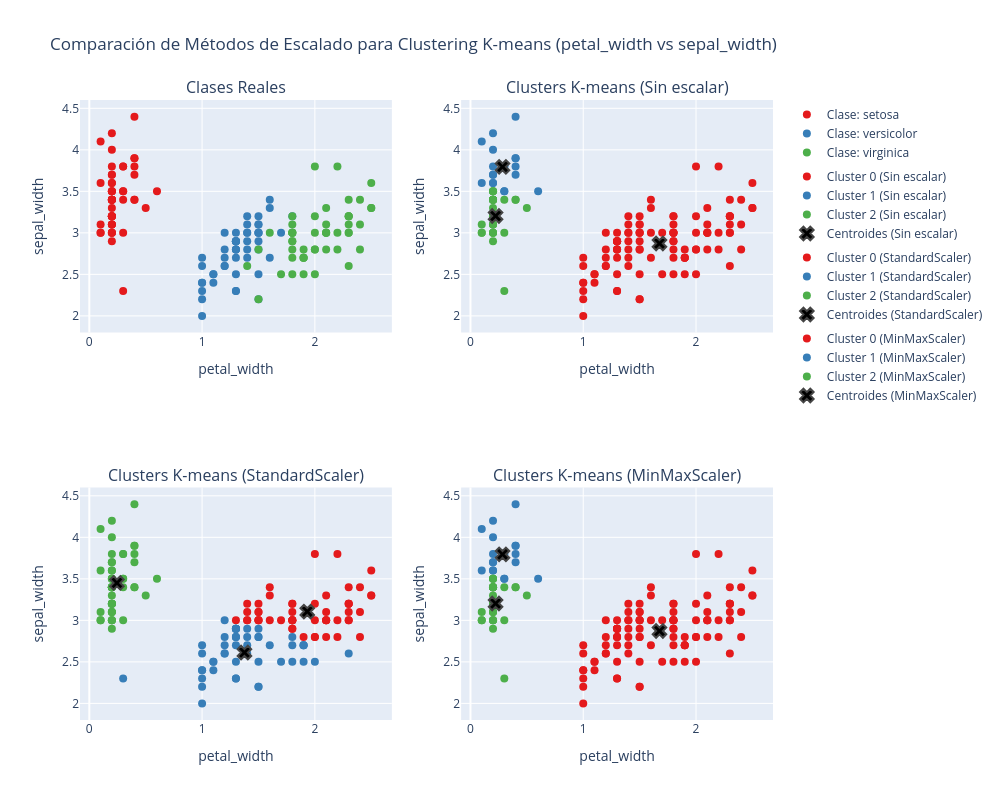

The code cell stored with this chart in its notebook:
### Code cell
# Ejemplo usando el dataset Iris
fig = comparar_clustering_escalado(
    df=df_iris_preprocessed,
    columna_x='petal_width',
    columna_y='sepal_width',
    columna_clase='clase',
    n_clusters=3,
    random_state=42,
    mostrar_escalado=False
)
fig.show()

### Figure 1 — Plotly figure (JSON) as saved in the notebook; plotly's stock layout.template omitted (floating-point values rounded to 4 significant figures)
{"data": [{"legendgroup": "clases", "marker": {"color": "#e41a1c", "size": 8}, "mode": "markers", "name": "Clase: setosa", "showlegend": true, "type": "scatter", "x": [0.2, 0.2, 0.2, 0.2, 0.2, 0.4, 0.3, 0.2, 0.2, 0.1, 0.2, 0.2, 0.1, 0.1, 0.2, 0.4, 0.4, 0.3, 0.3, 0.3, 0.2, 0.4, 0.2, 0.5, 0.2, 0.2, 0.4, 0.2, 0.2, 0.2, 0.2, 0.4, 0.1, 0.2, 0.2, 0.2, 0.2, 0.1, 0.2, 0.2, 0.3, 0.3, 0.2, 0.6, 0.4, 0.3, 0.2, 0.2, 0.2, 0.2], "xaxis": "x", "y": [3.5, 3.0, 3.2, 3.1, 3.6, 3.9, 3.4, 3.4, 2.9, 3.1, 3.7, 3.4, 3.0, 3.0, 4.0, 4.4, 3.9, 3.5, 3.8, 3.8, 3.4, 3.7, 3.6, 3.3, 3.4, 3.0, 3.4, 3.5, 3.4, 3.2, 3.1, 3.4, 4.1, 4.2, 3.1, 3.2, 3.5, 3.6, 3.0, 3.4, 3.5, 2.3, 3.2, 3.5, 3.8, 3.0, 3.8, 3.2, 3.7, 3.3], "yaxis": "y"}, {"legendgroup": "clases", "marker": {"color": "#377eb8", "size": 8}, "mode": "markers", "name": "Clase: versicolor", "showlegend": true, "type": "scatter", "x": [1.4, 1.5, 1.5, 1.3, 1.5, 1.3, 1.6, 1.0, 1.3, 1.4, 1.0, 1.5, 1.0, 1.4, 1.3, 1.4, 1.5, 1.0, 1.5, 1.1, 1.8, 1.3, 1.5, 1.2, 1.3, 1.4, 1.4, 1.7, 1.5, 1.0, 1.1, 1.0, 1.2, 1.6, 1.5, 1.6, 1.5, 1.3, 1.3, 1.3, 1.2, 1.4, 1.2, 1.0, 1.3, 1.2, 1.3, 1.3, 1.1, 1.3], "xaxis": "x", "y": [3.2, 3.2, 3.1, 2.3, 2.8, 2.8, 3.3, 2.4, 2.9, 2.7, 2.0, 3.0, 2.2, 2.9, 2.9, 3.1, 3.0, 2.7, 2.2, 2.5, 3.2, 2.8, 2.5, 2.8, 2.9, 3.0, 2.8, 3.0, 2.9, 2.6, 2.4, 2.4, 2.7, 2.7, 3.0, 3.4, 3.1, 2.3, 3.0, 2.5, 2.6, 3.0, 2.6, 2.3, 2.7, 3.0, 2.9, 2.9, 2.5, 2.8], "yaxis": "y"}, {"legendgroup": "clases", "marker": {"color": "#4daf4a", "size": 8}, "mode": "markers", "name": "Clase: virginica", "showlegend": true, "type": "scatter", "x": [2.5, 1.9, 2.1, 1.8, 2.2, 2.1, 1.7, 1.8, 1.8, 2.5, 2.0, 1.9, 2.1, 2.0, 2.4, 2.3, 1.8, 2.2, 2.3, 1.5, 2.3, 2.0, 2.0, 1.8, 2.1, 1.8, 1.8, 1.8, 2.1, 1.6, 1.9, 2.0, 2.2, 1.5, 1.4, 2.3, 2.4, 1.8, 1.8, 2.1, 2.4, 2.3, 1.9, 2.3, 2.5, 2.3, 1.9, 2.0, 2.3, 1.8], "xaxis": "x", "y": [3.3, 2.7, 3.0, 2.9, 3.0, 3.0, 2.5, 2.9, 2.5, 3.6, 3.2, 2.7, 3.0, 2.5, 2.8, 3.2, 3.0, 3.8, 2.6, 2.2, 3.2, 2.8, 2.8, 2.7, 3.3, 3.2, 2.8, 3.0, 2.8, 3.0, 2.8, 3.8, 2.8, 2.8, 2.6, 3.0, 3.4, 3.1, 3.0, 3.1, 3.1, 3.1, 2.7, 3.2, 3.3, 3.0, 2.5, 3.0, 3.4, 3.0], "yaxis": "y"}, {"legendgroup": "no_scaling", "marker": {"color": "#e41a1c", "size": 8}, "mode": "markers", "name": "Cluster 0 (Sin escalar)", "showlegend": true, "type": "scatter", "x": [1.4, 1.5, 1.5, 1.3, 1.5, 1.3, 1.6, 1.0, 1.3, 1.4, 1.0, 1.5, 1.0, 1.4, 1.3, 1.4, 1.5, 1.0, 1.5, 1.1, 1.8, 1.3, 1.5, 1.2, 1.3, 1.4, 1.4, 1.7, 1.5, 1.0, 1.1, 1.0, 1.2, 1.6, 1.5, 1.6, 1.5, 1.3, 1.3, 1.3, 1.2, 1.4, 1.2, 1.0, 1.3, 1.2, 1.3, 1.3, 1.1, 1.3, 2.5, 1.9, 2.1, 1.8, 2.2, 2.1, 1.7, 1.8, 1.8, 2.5, 2.0, 1.9, 2.1, 2.0, 2.4, 2.3, 1.8, 2.2, 2.3, 1.5, 2.3, 2.0, 2.0, 1.8, 2.1, 1.8, 1.8, 1.8, 2.1, 1.6, 1.9, 2.0, 2.2, 1.5, 1.4, 2.3, 2.4, 1.8, 1.8, 2.1, 2.4, 2.3, 1.9, 2.3, 2.5, 2.3, 1.9, 2.0, 2.3, 1.8], "xaxis": "x2", "y": [3.2, 3.2, 3.1, 2.3, 2.8, 2.8, 3.3, 2.4, 2.9, 2.7, 2.0, 3.0, 2.2, 2.9, 2.9, 3.1, 3.0, 2.7, 2.2, 2.5, 3.2, 2.8, 2.5, 2.8, 2.9, 3.0, 2.8, 3.0, 2.9, 2.6, 2.4, 2.4, 2.7, 2.7, 3.0, 3.4, 3.1, 2.3, 3.0, 2.5, 2.6, 3.0, 2.6, 2.3, 2.7, 3.0, 2.9, 2.9, 2.5, 2.8, 3.3, 2.7, 3.0, 2.9, 3.0, 3.0, 2.5, 2.9, 2.5, 3.6, 3.2, 2.7, 3.0, 2.5, 2.8, 3.2, 3.0, 3.8, 2.6, 2.2, 3.2, 2.8, 2.8, 2.7, 3.3, 3.2, 2.8, 3.0, 2.8, 3.0, 2.8, 3.8, 2.8, 2.8, 2.6, 3.0, 3.4, 3.1, 3.0, 3.1, 3.1, 3.1, 2.7, 3.2, 3.3, 3.0, 2.5, 3.0, 3.4, 3.0], "yaxis": "y2"}, {"legendgroup": "no_scaling", "marker": {"color": "#377eb8", "size": 8}, "mode": "markers", "name": "Cluster 1 (Sin escalar)", "showlegend": true, "type": "scatter", "x": [0.2, 0.4, 0.2, 0.2, 0.4, 0.4, 0.3, 0.3, 0.3, 0.4, 0.2, 0.1, 0.2, 0.1, 0.3, 0.6, 0.4, 0.2, 0.2], "xaxis": "x2", "y": [3.6, 3.9, 3.7, 4.0, 4.4, 3.9, 3.5, 3.8, 3.8, 3.7, 3.6, 4.1, 4.2, 3.6, 3.5, 3.5, 3.8, 3.8, 3.7], "yaxis": "y2"}, {"legendgroup": "no_scaling", "marker": {"color": "#4daf4a", "size": 8}, "mode": "markers", "name": "Cluster 2 (Sin escalar)", "showlegend": true, "type": "scatter", "x": [0.2, 0.2, 0.2, 0.2, 0.3, 0.2, 0.2, 0.1, 0.2, 0.1, 0.1, 0.2, 0.5, 0.2, 0.2, 0.4, 0.2, 0.2, 0.2, 0.2, 0.4, 0.2, 0.2, 0.2, 0.2, 0.2, 0.3, 0.2, 0.3, 0.2, 0.2], "xaxis": "x2", "y": [3.5, 3.0, 3.2, 3.1, 3.4, 3.4, 2.9, 3.1, 3.4, 3.0, 3.0, 3.4, 3.3, 3.4, 3.0, 3.4, 3.5, 3.4, 3.2, 3.1, 3.4, 3.1, 3.2, 3.5, 3.0, 3.4, 2.3, 3.2, 3.0, 3.2, 3.3], "yaxis": "y2"}, {"legendgroup": "no_scaling", "marker": {"color": "black", "line": {"width": 2}, "size": 12, "symbol": "x"}, "mode": "markers", "name": "Centroides (Sin escalar)", "showlegend": true, "type": "scatter", "x": [1.676, 0.2842, 0.2226], "xaxis": "x2", "y": [2.872, 3.795, 3.203], "yaxis": "y2"}, {"legendgroup": "std_scaling", "marker": {"color": "#e41a1c", "size": 8}, "mode": "markers", "name": "Cluster 0 (StandardScaler)", "showlegend": true, "type": "scatter", "x": [1.4, 1.5, 1.5, 1.6, 1.5, 1.4, 1.5, 1.8, 1.4, 1.7, 1.5, 1.6, 1.5, 1.3, 1.4, 2.5, 2.1, 1.8, 2.2, 2.1, 1.8, 2.5, 2.0, 2.1, 2.4, 2.3, 1.8, 2.2, 2.3, 2.0, 2.0, 2.1, 1.8, 1.8, 2.1, 1.6, 1.9, 2.0, 2.2, 2.3, 2.4, 1.8, 1.8, 2.1, 2.4, 2.3, 2.3, 2.5, 2.3, 2.0, 2.3, 1.8], "xaxis": "x3", "y": [3.2, 3.2, 3.1, 3.3, 3.0, 3.1, 3.0, 3.2, 3.0, 3.0, 3.0, 3.4, 3.1, 3.0, 3.0, 3.3, 3.0, 2.9, 3.0, 3.0, 2.9, 3.6, 3.2, 3.0, 2.8, 3.2, 3.0, 3.8, 3.2, 2.8, 2.8, 3.3, 3.2, 3.0, 2.8, 3.0, 2.8, 3.8, 2.8, 3.0, 3.4, 3.1, 3.0, 3.1, 3.1, 3.1, 3.2, 3.3, 3.0, 3.0, 3.4, 3.0], "yaxis": "y3"}, {"legendgroup": "std_scaling", "marker": {"color": "#377eb8", "size": 8}, "mode": "markers", "name": "Cluster 1 (StandardScaler)", "showlegend": true, "type": "scatter", "x": [0.3, 1.3, 1.5, 1.3, 1.0, 1.3, 1.4, 1.0, 1.0, 1.4, 1.3, 1.0, 1.5, 1.1, 1.3, 1.5, 1.2, 1.3, 1.4, 1.5, 1.0, 1.1, 1.0, 1.2, 1.6, 1.3, 1.3, 1.2, 1.2, 1.0, 1.3, 1.2, 1.3, 1.3, 1.1, 1.3, 1.9, 1.7, 1.8, 1.9, 2.0, 2.3, 1.5, 1.8, 1.8, 1.5, 1.4, 1.9, 1.9], "xaxis": "x3", "y": [2.3, 2.3, 2.8, 2.8, 2.4, 2.9, 2.7, 2.0, 2.2, 2.9, 2.9, 2.7, 2.2, 2.5, 2.8, 2.5, 2.8, 2.9, 2.8, 2.9, 2.6, 2.4, 2.4, 2.7, 2.7, 2.3, 2.5, 2.6, 2.6, 2.3, 2.7, 3.0, 2.9, 2.9, 2.5, 2.8, 2.7, 2.5, 2.5, 2.7, 2.5, 2.6, 2.2, 2.7, 2.8, 2.8, 2.6, 2.7, 2.5], "yaxis": "y3"}, {"legendgroup": "std_scaling", "marker": {"color": "#4daf4a", "size": 8}, "mode": "markers", "name": "Cluster 2 (StandardScaler)", "showlegend": true, "type": "scatter", "x": [0.2, 0.2, 0.2, 0.2, 0.2, 0.4, 0.3, 0.2, 0.2, 0.1, 0.2, 0.2, 0.1, 0.1, 0.2, 0.4, 0.4, 0.3, 0.3, 0.3, 0.2, 0.4, 0.2, 0.5, 0.2, 0.2, 0.4, 0.2, 0.2, 0.2, 0.2, 0.4, 0.1, 0.2, 0.2, 0.2, 0.2, 0.1, 0.2, 0.2, 0.3, 0.2, 0.6, 0.4, 0.3, 0.2, 0.2, 0.2, 0.2], "xaxis": "x3", "y": [3.5, 3.0, 3.2, 3.1, 3.6, 3.9, 3.4, 3.4, 2.9, 3.1, 3.7, 3.4, 3.0, 3.0, 4.0, 4.4, 3.9, 3.5, 3.8, 3.8, 3.4, 3.7, 3.6, 3.3, 3.4, 3.0, 3.4, 3.5, 3.4, 3.2, 3.1, 3.4, 4.1, 4.2, 3.1, 3.2, 3.5, 3.6, 3.0, 3.4, 3.5, 3.2, 3.5, 3.8, 3.0, 3.8, 3.2, 3.7, 3.3], "yaxis": "y3"}, {"legendgroup": "std_scaling", "marker": {"color": "black", "line": {"width": 2}, "size": 12, "symbol": "x"}, "mode": "markers", "name": "Centroides (StandardScaler)", "showlegend": true, "type": "scatter", "x": [1.933, 1.376, 0.2449], "xaxis": "x3", "y": [3.106, 2.612, 3.451], "yaxis": "y3"}, {"legendgroup": "minmax_scaling", "marker": {"color": "#e41a1c", "size": 8}, "mode": "markers", "name": "Cluster 0 (MinMaxScaler)", "showlegend": true, "type": "scatter", "x": [1.4, 1.5, 1.5, 1.3, 1.5, 1.3, 1.6, 1.0, 1.3, 1.4, 1.0, 1.5, 1.0, 1.4, 1.3, 1.4, 1.5, 1.0, 1.5, 1.1, 1.8, 1.3, 1.5, 1.2, 1.3, 1.4, 1.4, 1.7, 1.5, 1.0, 1.1, 1.0, 1.2, 1.6, 1.5, 1.6, 1.5, 1.3, 1.3, 1.3, 1.2, 1.4, 1.2, 1.0, 1.3, 1.2, 1.3, 1.3, 1.1, 1.3, 2.5, 1.9, 2.1, 1.8, 2.2, 2.1, 1.7, 1.8, 1.8, 2.5, 2.0, 1.9, 2.1, 2.0, 2.4, 2.3, 1.8, 2.2, 2.3, 1.5, 2.3, 2.0, 2.0, 1.8, 2.1, 1.8, 1.8, 1.8, 2.1, 1.6, 1.9, 2.0, 2.2, 1.5, 1.4, 2.3, 2.4, 1.8, 1.8, 2.1, 2.4, 2.3, 1.9, 2.3, 2.5, 2.3, 1.9, 2.0, 2.3, 1.8], "xaxis": "x4", "y": [3.2, 3.2, 3.1, 2.3, 2.8, 2.8, 3.3, 2.4, 2.9, 2.7, 2.0, 3.0, 2.2, 2.9, 2.9, 3.1, 3.0, 2.7, 2.2, 2.5, 3.2, 2.8, 2.5, 2.8, 2.9, 3.0, 2.8, 3.0, 2.9, 2.6, 2.4, 2.4, 2.7, 2.7, 3.0, 3.4, 3.1, 2.3, 3.0, 2.5, 2.6, 3.0, 2.6, 2.3, 2.7, 3.0, 2.9, 2.9, 2.5, 2.8, 3.3, 2.7, 3.0, 2.9, 3.0, 3.0, 2.5, 2.9, 2.5, 3.6, 3.2, 2.7, 3.0, 2.5, 2.8, 3.2, 3.0, 3.8, 2.6, 2.2, 3.2, 2.8, 2.8, 2.7, 3.3, 3.2, 2.8, 3.0, 2.8, 3.0, 2.8, 3.8, 2.8, 2.8, 2.6, 3.0, 3.4, 3.1, 3.0, 3.1, 3.1, 3.1, 2.7, 3.2, 3.3, 3.0, 2.5, 3.0, 3.4, 3.0], "yaxis": "y4"}, {"legendgroup": "minmax_scaling", "marker": {"color": "#377eb8", "size": 8}, "mode": "markers", "name": "Cluster 1 (MinMaxScaler)", "showlegend": true, "type": "scatter", "x": [0.2, 0.4, 0.2, 0.2, 0.4, 0.4, 0.3, 0.3, 0.3, 0.4, 0.2, 0.1, 0.2, 0.1, 0.3, 0.6, 0.4, 0.2, 0.2], "xaxis": "x4", "y": [3.6, 3.9, 3.7, 4.0, 4.4, 3.9, 3.5, 3.8, 3.8, 3.7, 3.6, 4.1, 4.2, 3.6, 3.5, 3.5, 3.8, 3.8, 3.7], "yaxis": "y4"}, {"legendgroup": "minmax_scaling", "marker": {"color": "#4daf4a", "size": 8}, "mode": "markers", "name": "Cluster 2 (MinMaxScaler)", "showlegend": true, "type": "scatter", "x": [0.2, 0.2, 0.2, 0.2, 0.3, 0.2, 0.2, 0.1, 0.2, 0.1, 0.1, 0.2, 0.5, 0.2, 0.2, 0.4, 0.2, 0.2, 0.2, 0.2, 0.4, 0.2, 0.2, 0.2, 0.2, 0.2, 0.3, 0.2, 0.3, 0.2, 0.2], "xaxis": "x4", "y": [3.5, 3.0, 3.2, 3.1, 3.4, 3.4, 2.9, 3.1, 3.4, 3.0, 3.0, 3.4, 3.3, 3.4, 3.0, 3.4, 3.5, 3.4, 3.2, 3.1, 3.4, 3.1, 3.2, 3.5, 3.0, 3.4, 2.3, 3.2, 3.0, 3.2, 3.3], "yaxis": "y4"}, {"legendgroup": "minmax_scaling", "marker": {"color": "black", "line": {"width": 2}, "size": 12, "symbol": "x"}, "mode": "markers", "name": "Centroides (MinMaxScaler)", "showlegend": true, "type": "scatter", "x": [1.676, 0.2842, 0.2226], "xaxis": "x4", "y": [2.872, 3.795, 3.203], "yaxis": "y4"}], "layout": {"annotations": [{"font": {"size": 16}, "showarrow": false, "text": "Clases Reales", "x": 0.225, "xanchor": "center", "xref": "paper", "y": 1, "yanchor": "bottom", "yref": "paper"}, {"font": {"size": 16}, "showarrow": false, "text": "Clusters K-means (Sin escalar)", "x": 0.775, "xanchor": "center", "xref": "paper", "y": 1, "yanchor": "bottom", "yref": "paper"}, {"font": {"size": 16}, "showarrow": false, "text": "Clusters K-means (StandardScaler)", "x": 0.225, "xanchor": "center", "xref": "paper", "y": 0.375, "yanchor": "bottom", "yref": "paper"}, {"font": {"size": 16}, "showarrow": false, "text": "Clusters K-means (MinMaxScaler)", "x": 0.775, "xanchor": "center", "xref": "paper", "y": 0.375, "yanchor": "bottom", "yref": "paper"}], "height": 800, "legend": {"groupclick": "toggleitem", "tracegroupgap": 5}, "title": {"text": "Comparación de Métodos de Escalado para Clustering K-means (petal_width vs sepal_width)"}, "width": 1000, "xaxis": {"anchor": "y", "domain": [0, 0.45], "title": {"text": "petal_width"}}, "xaxis2": {"anchor": "y2", "domain": [0.55, 1], "title": {"text": "petal_width"}}, "xaxis3": {"anchor": "y3", "domain": [0, 0.45], "title": {"text": "petal_width"}}, "xaxis4": {"anchor": "y4", "domain": [0.55, 1], "title": {"text": "petal_width"}}, "yaxis": {"anchor": "x", "domain": [0.625, 1], "title": {"text": "sepal_width"}}, "yaxis2": {"anchor": "x2", "domain": [0.625, 1], "title": {"text": "sepal_width"}}, "yaxis3": {"anchor": "x3", "domain": [0, 0.375], "title": {"text": "sepal_width"}}, "yaxis4": {"anchor": "x4", "domain": [0, 0.375], "title": {"text": "sepal_width"}}}}
